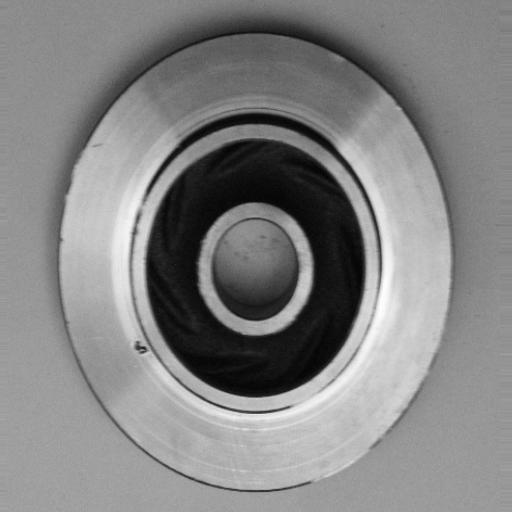
#> input picture data/raw/def_front/cast_def_0_1053.jpeg, 512 x 512 px; its folder holds only this picture in this run
$ python prepare.py
#> lines starting #> are read from the running program, lines starting #| are printed output that depends on the picture
"""Dataset analysis + leakage-safe train/val/test split.

Steps
-----
1. Index every image under ``<raw_dir>/<class_folder>/`` and map folder names to labels.
2. Validate files (decodable, size, mode) and compute per-image statistics used for EDA,
   in particular *border brightness*: a proxy for background/lighting that turned out to differ
   between classes in this dataset (a potential shortcut the model could learn).
3. Find exact duplicates (MD5) and near-duplicates (16x16 difference hash, Hamming distance)
   and merge them into groups with union-find. The split is done at *group* level so that
   near-identical shots of the same part can never end up in both train and test.
4. Stratified group split -> ``data/splits.csv`` (committed, so every run uses the same split).
5. Write ``reports/data_analysis.json`` and EDA figures.

Usage::

    python -m defect_detection.data.prepare --raw-dir data/raw --out data/splits.csv
"""

from __future__ import annotations

import argparse
import hashlib
import json
import logging
from pathlib import Path

import numpy as np
import pandas as pd
from PIL import Image

from defect_detection import CLASS_NAMES

log = logging.getLogger("prepare")

# Folder name in the raw dataset -> canonical class name.
FOLDER_TO_CLASS = {"ok_front": "normal", "def_front": "defective", "normal": "normal", "defective": "defective"}
IMAGE_EXTS = {".jpg", ".jpeg", ".png", ".bmp", ".tif", ".tiff"}
BORDER_PX = 20


def dhash(gray: Image.Image, n: int = 16) -> np.ndarray:
    small = np.asarray(gray.resize((n + 1, n), Image.Resampling.BILINEAR), dtype=np.float32)
    return (small[:, 1:] > small[:, :-1]).ravel()


def image_stats(path: Path) -> dict:
    raw = path.read_bytes()
    with Image.open(path) as img:
#> img is the input picture: PIL image 512x512 RGB; min 1, max 255, mean 131.4
        width, height, mode = img.width, img.height, img.mode
#> width = 512; height = 512; mode = 'RGB'
        gray = img.convert("L")
    arr = np.asarray(gray, dtype=np.float32)
    b = BORDER_PX
    border = np.concatenate([arr[:b].ravel(), arr[-b:].ravel(), arr[:, :b].ravel(), arr[:, -b:].ravel()])
    if mode == "RGB":
        with Image.open(path) as img:
            rgb = np.asarray(img, dtype=np.int16)
        is_gray = bool(np.abs(rgb[..., 0] - rgb[..., 1]).max() <= 2 and np.abs(rgb[..., 1] - rgb[..., 2]).max() <= 2)
#> is_gray = True
    else:
        is_gray = True
    # Variance of the Laplacian = cheap sharpness / blur indicator.
    lap = (
        -4 * arr[1:-1, 1:-1] + arr[:-2, 1:-1] + arr[2:, 1:-1] + arr[1:-1, :-2] + arr[1:-1, 2:]
    )
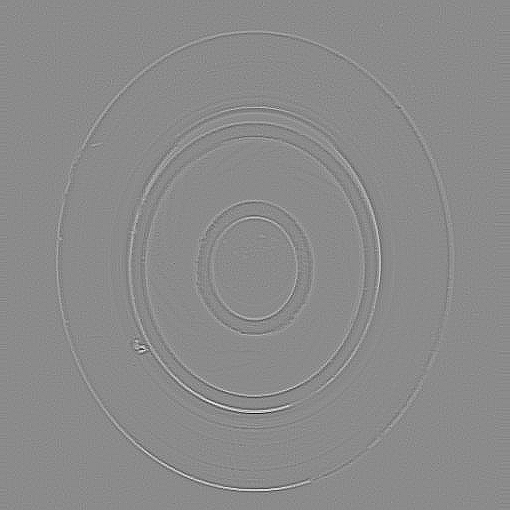
#> lap: shape (510, 510) float32; min -169, max 141, mean 0; drawn with min black and max white
    return {
        "width": width,
        "height": height,
        "mode": mode,
        "is_grayscale_content": is_gray,
        "file_kb": round(len(raw) / 1024, 1),
        "md5": hashlib.md5(raw).hexdigest(),
        "mean_brightness": float(arr.mean()),
        "std_brightness": float(arr.std()),
        "border_brightness": float(border.mean()),
        "sharpness": float(lap.var()),
        "_dhash": dhash(gray),
    }


class UnionFind:
    def __init__(self, n: int):
        self.parent = list(range(n))

    # [101 lines left out: functions find, union, assign_groups, stratified_group_split, save_figures, not called in this run]


def main(argv: list[str] | None = None) -> None:
    ap = argparse.ArgumentParser(description=__doc__, formatter_class=argparse.RawDescriptionHelpFormatter)
    ap.add_argument("--raw-dir", type=Path, default=Path("data/raw"))
    ap.add_argument("--out", type=Path, default=Path("data/splits.csv"))
    ap.add_argument("--report-dir", type=Path, default=Path("reports"))
    ap.add_argument("--val-frac", type=float, default=0.15)
    ap.add_argument("--test-frac", type=float, default=0.15)
    ap.add_argument("--near-dup-hamming", type=int, default=10,
                    help="max Hamming distance (of 256 bits) between dHashes to treat images as near-duplicates")
    ap.add_argument("--seed", type=int, default=42)
    args = ap.parse_args(argv)
    logging.basicConfig(level=logging.INFO, format="%(asctime)s %(levelname)s %(name)s: %(message)s")

    root = args.raw_dir.resolve().parent.parent  # paths in the CSV are relative to the repo root
    rows, hashes, bad = [], [], []
    for folder in sorted(p for p in args.raw_dir.iterdir() if p.is_dir()):
        cls = FOLDER_TO_CLASS.get(folder.name)
        if cls is None:
            log.warning("Skipping unknown folder %s", folder)
            continue
        for path in sorted(folder.iterdir()):
            if path.suffix.lower() not in IMAGE_EXTS:
                continue
            try:
                st = image_stats(path)
#> st = 11 items
            except Exception as exc:  # corrupt file -> exclude, but report it
                bad.append({"path": str(path), "error": repr(exc)})
                continue
            hashes.append(st.pop("_dhash"))
#> (the run stopped early here; a loop or call above may not have finished)

$ run again, on data/raw/def_front/cast_def_0_1188.jpeg
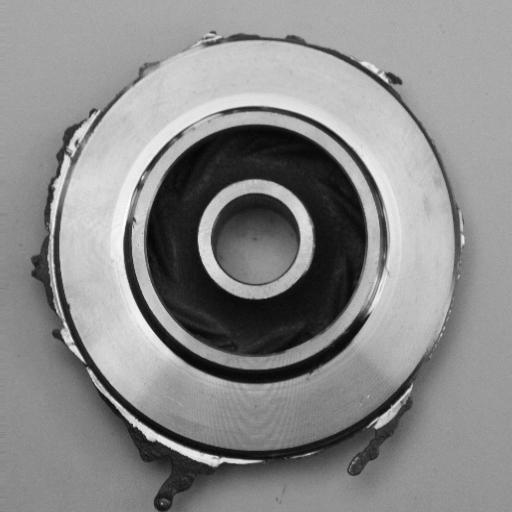
#> input picture data/raw/def_front/cast_def_0_1188.jpeg, 512 x 512 px
#> in image_stats, img is the input picture: PIL image 512x512 RGB; min 1, max 255, mean 137.8
#> is_gray = True
#> in image_stats, `lap = ( -4 * arr[1:-1, 1:-1] + arr[:-2, 1:-1] + arr[2:, 1:-1] + arr[1:..`:
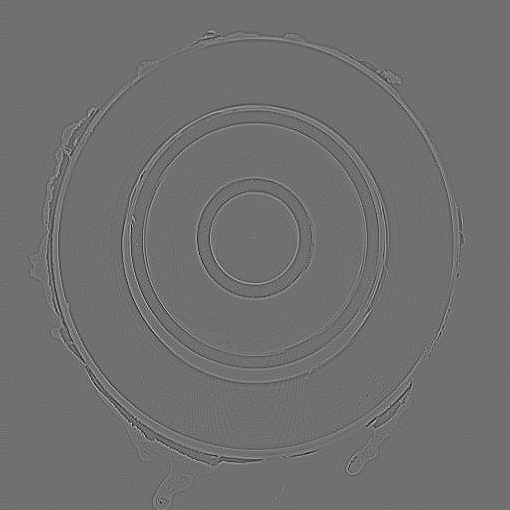
#> lap: shape (510, 510) float32; min -209, max 264, mean 0; drawn with min black and max white
#> st = 11 items

$ run again, on data/raw/def_front/cast_def_0_1230.jpeg
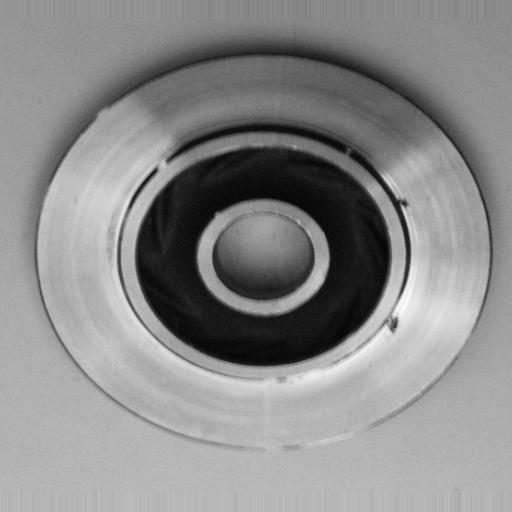
#> input picture data/raw/def_front/cast_def_0_1230.jpeg, 512 x 512 px
#> in image_stats, img is the input picture: PIL image 512x512 RGB; min 2, max 255, mean 137.9
#> is_gray = True
#> in image_stats, `lap = ( -4 * arr[1:-1, 1:-1] + arr[:-2, 1:-1] + arr[2:, 1:-1] + arr[1:..`:
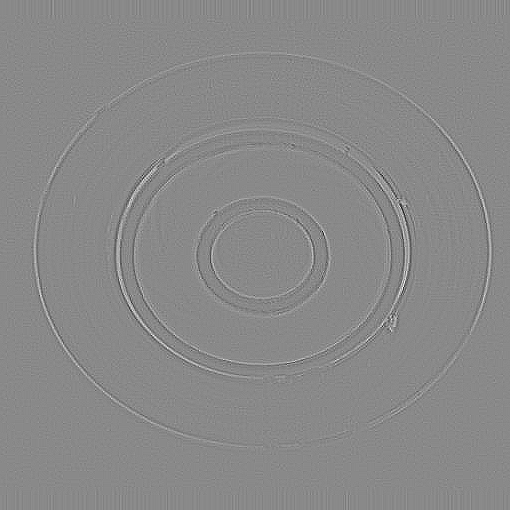
#> lap: shape (510, 510) float32; min -148, max 127, mean 0; drawn with min black and max white
#> st = 11 items

$ run again, on data/raw/def_front/cast_def_0_1493.jpeg
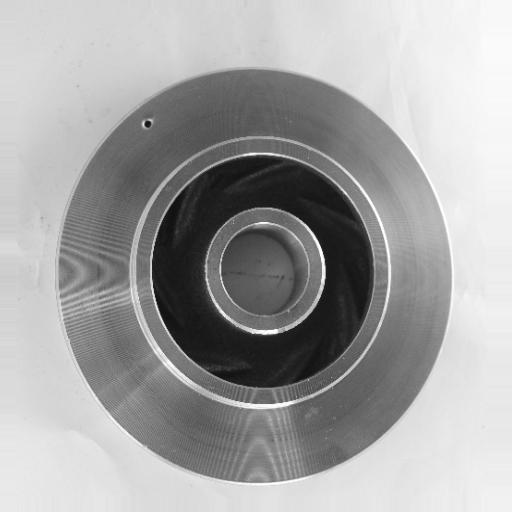
#> input picture data/raw/def_front/cast_def_0_1493.jpeg, 512 x 512 px
#> in image_stats, img is the input picture: PIL image 512x512 RGB; min 4, max 255, mean 163.7
#> is_gray = True
#> in image_stats, `lap = ( -4 * arr[1:-1, 1:-1] + arr[:-2, 1:-1] + arr[2:, 1:-1] + arr[1:..`:
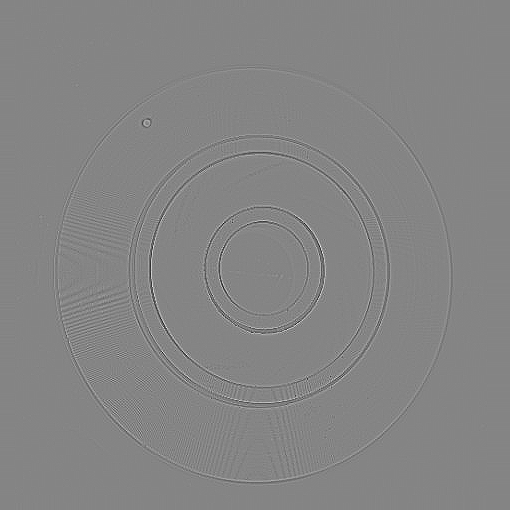
#> lap: shape (510, 510) float32; min -318, max 292, mean 0; drawn with min black and max white
#> st = 11 items

$ run again, on data/raw/def_front/cast_def_0_1055.jpeg
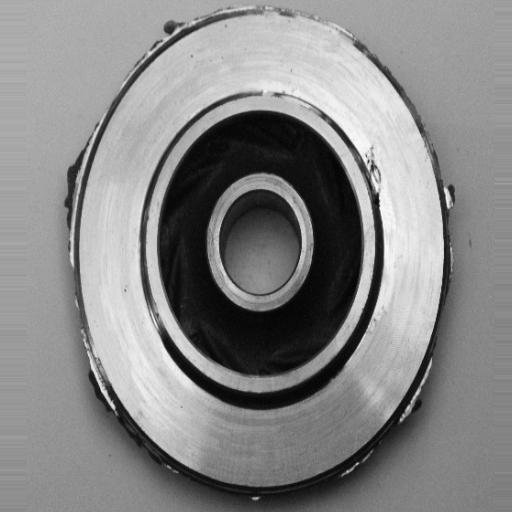
#> input picture data/raw/def_front/cast_def_0_1055.jpeg, 512 x 512 px
#> in image_stats, img is the input picture: PIL image 512x512 RGB; min 0, max 255, mean 134.6
#> is_gray = True
#> in image_stats, `lap = ( -4 * arr[1:-1, 1:-1] + arr[:-2, 1:-1] + arr[2:, 1:-1] + arr[1:..`:
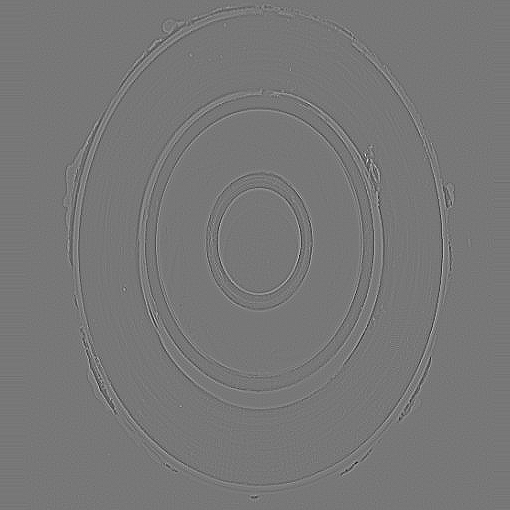
#> lap: shape (510, 510) float32; min -268, max 303, mean 0; drawn with min black and max white
#> st = 11 items
